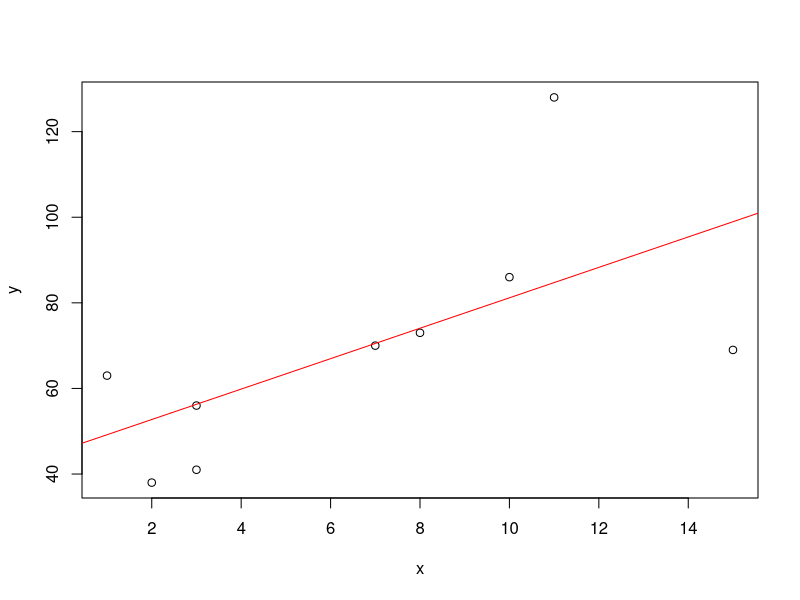

Here is the R script that generated this plot:
#Find the relationship between the number of years as 
#sales representative in a company and their average monthly sales (in thousands of dollars).
x <- c(2,3,10,7,8,15,3,1,11)
y <- c(38,41,86,70,73,69,56,63,128)
model <- lm(y ~ x)
summary(model)
plot(x, y)
abline(model, col = "red")
